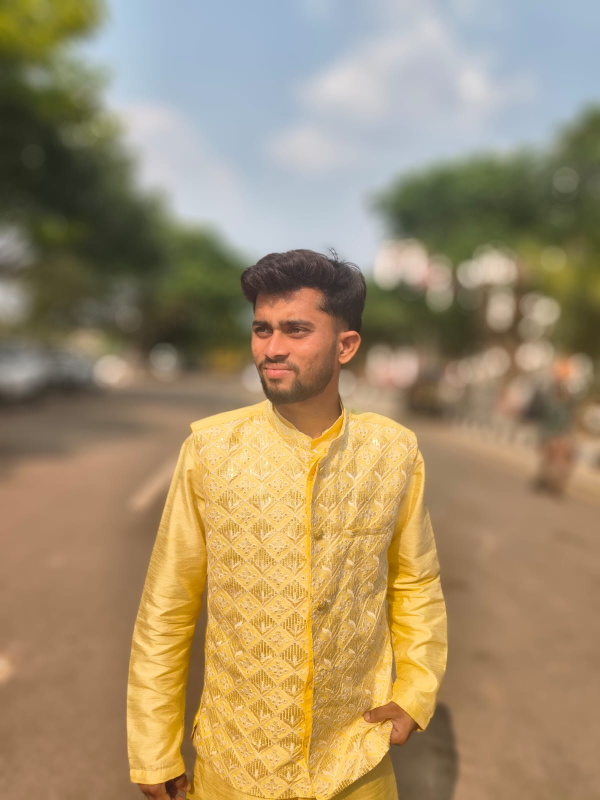
#> input picture backend-python/temp_images/036bd3a2-8179-4aa3-9076-00d788c27c74.jpg, 1200 x 1600 px (shown at 1/2 size)
$ python -i quality_validator.py   (imports and definitions only)   (older library calls are emulated)
#> lines starting #> are read from the running program, lines starting #| are printed output that depends on the picture; after the words box and inside, x2 and y2 are one past the last pixel; in counts of white or black regions, pixels touching at a corner belong together
#> further down, picture is the input picture: shape (1600, 1200, 3); mean B, G, R 109.4, 142.6, 162.3
"""Quality validation for virtual try-on results.
Validates body alignment, face presence, garment category boundary match,
and product similarity before accepting AI-generated try-on results."""

import cv2
import numpy as np
import mediapipe as mp
from mediapipe.tasks import python as mp_tasks
from mediapipe.tasks.python import vision
import os
from dataclasses import dataclass, field
from typing import List, Optional

MODEL_PATH = os.path.join(os.path.dirname(__file__), "..", "pose_landmarker.task")

@dataclass
class ValidationResult:
    """Result of quality validation on a try-on image."""
    is_acceptable: bool
    overall_score: float
    shoulder_score: float
    sleeve_score: float
    collar_score: float
    waist_score: float
    chest_score: float
    similarity_score: float
    bg_preservation_score: float
    texture_score: float
    lighting_score: float
    issues: List[str] = field(default_factory=list)

# [12 lines left out: function get_body_boundaries_at_y, not called in this run]

def get_skin_mask(img: np.ndarray) -> np.ndarray:
    """Generate a binary mask for skin regions including face, beard, and hands."""
    ycrcb = cv2.cvtColor(img, cv2.COLOR_BGR2YCrCb)
#> ycrcb: shape (1600, 1200, 3); mean of channels 0, 1, 2 144.7, 140.5, 108.1
    lower_ycrcb = np.array([0, 133, 77], dtype=np.uint8)
    upper_ycrcb = np.array([255, 173, 127], dtype=np.uint8)
    mask_ycrcb = cv2.inRange(ycrcb, lower_ycrcb, upper_ycrcb)
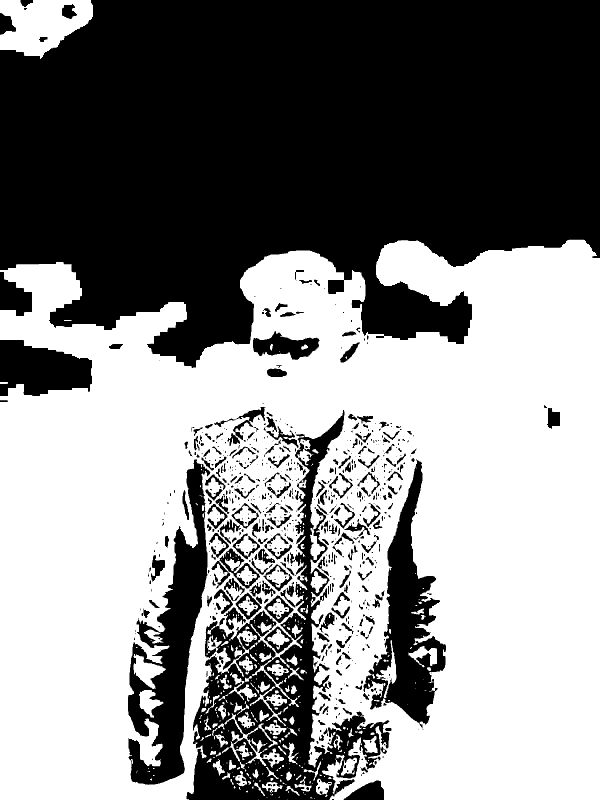
#> mask_ycrcb: shape (1600, 1200) (shown at 1/2 size); 53.2% white; 788 black regions (495 under 20 px), largest, box (x1, y1, x2, y2) and area: (0, 0, 1200, 736) 673999, (373, 820, 779, 1600) 80600, (256, 919, 421, 1570) 41312

    hsv = cv2.cvtColor(img, cv2.COLOR_BGR2HSV)
#> hsv: shape (1600, 1200, 3); mean H, S, V 37.8, 96.5, 168.3
    lower_hsv = np.array([0, 15, 30], dtype=np.uint8)
    upper_hsv = np.array([25, 170, 255], dtype=np.uint8)
    mask_hsv = cv2.inRange(hsv, lower_hsv, upper_hsv)
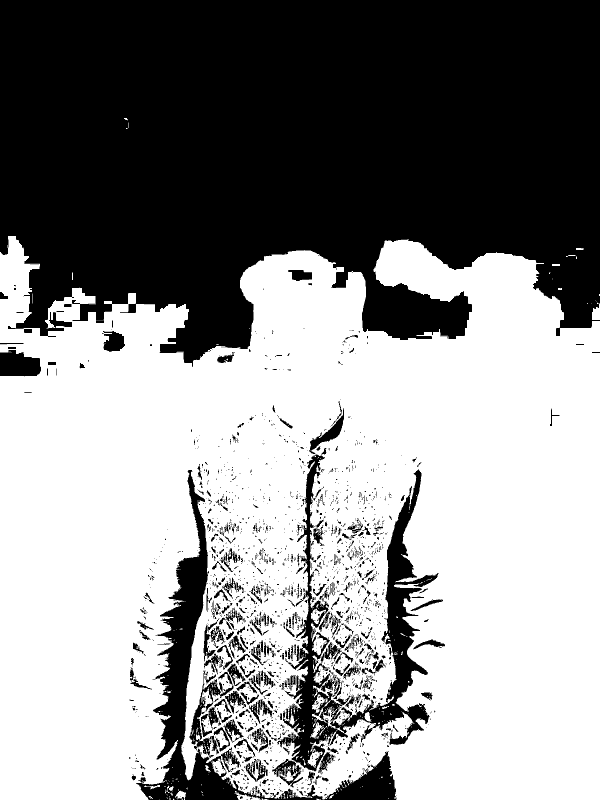
#> mask_hsv: shape (1600, 1200) (shown at 1/2 size); 56.2% white; 2280 black regions (1924 under 20 px), largest, box (x1, y1, x2, y2) and area: (0, 0, 1200, 734) 708022, (272, 940, 793, 1600) 41492, (554, 909, 877, 1543) 40864

    mask_dark = (hsv[:, :, 2] < 55) & (hsv[:, :, 1] < 60)
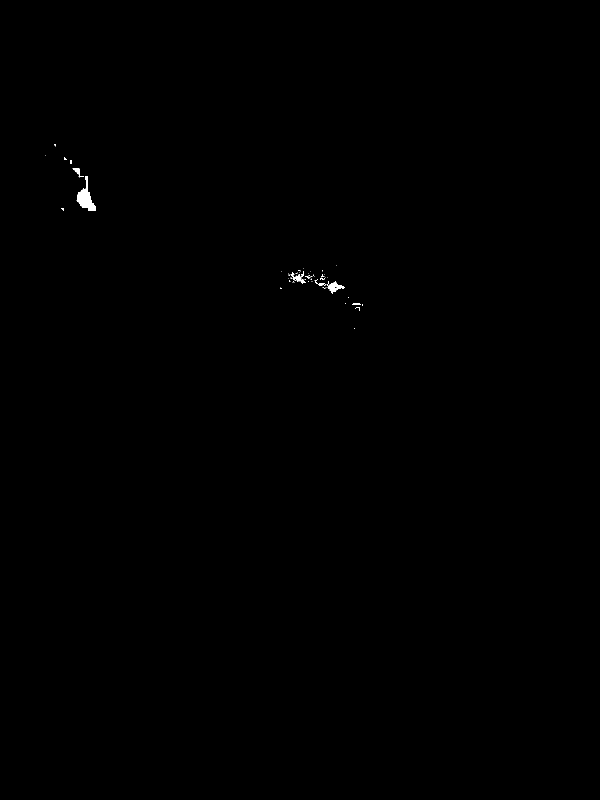
#> mask_dark: shape (1600, 1200) bool (shown at 1/2 size); 0.12% white; 55 white regions (43 under 20 px), largest, box (x1, y1, x2, y2) and area: (153, 352, 191, 422) 1103, (654, 562, 690, 588) 385, (583, 542, 611, 568) 235
    mask_dark = mask_dark.astype(np.uint8) * 255

    skin_mask = cv2.bitwise_and(mask_ycrcb, mask_hsv)
#> skin_mask: shape (1600, 1200); 49.4% white; 584 white regions (426 under 20 px), largest, box (x1, y1, x2, y2) and area: (0, 480, 1200, 1600) 909812, (644, 1475, 747, 1586) 2477, (0, 528, 80, 584) 2215
    skin_mask = cv2.bitwise_or(skin_mask, mask_dark)
#> skin_mask: shape (1600, 1200); 49.6% white; 597 white regions (434 under 20 px), largest, box (x1, y1, x2, y2) and area: (0, 480, 1200, 1600) 910560, (644, 1475, 747, 1586) 2477, (0, 528, 80, 584) 2215

    s = hsv[:, :, 1]
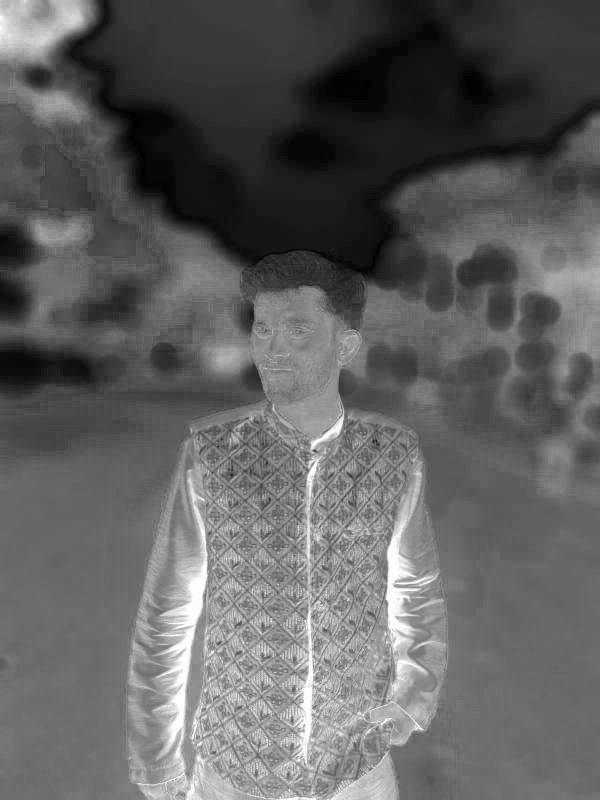
#> s: shape (1600, 1200) (shown at 1/2 size); min 0, max 255, mean 96.5
    v = hsv[:, :, 2]
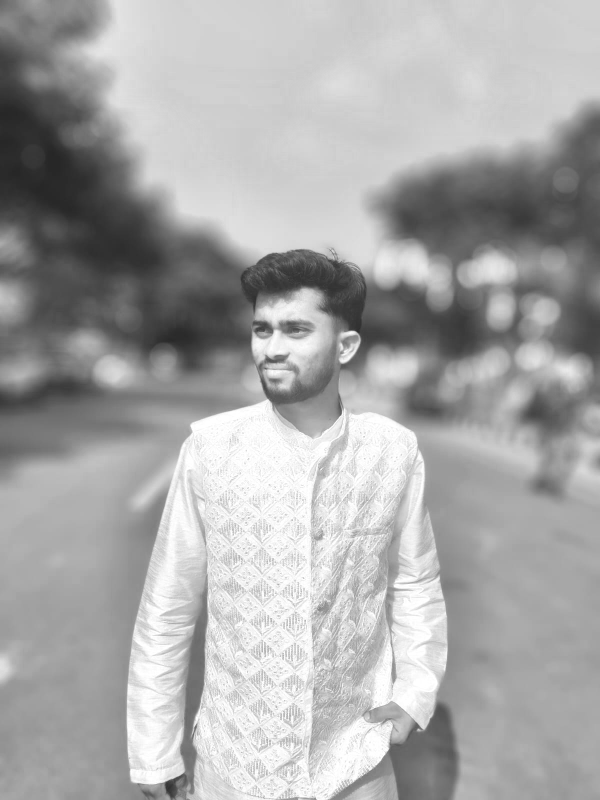
#> v: shape (1600, 1200) (shown at 1/2 size); min 37, max 255, mean 168.3
    clothing_mask = (s > 115) & (v > 35)
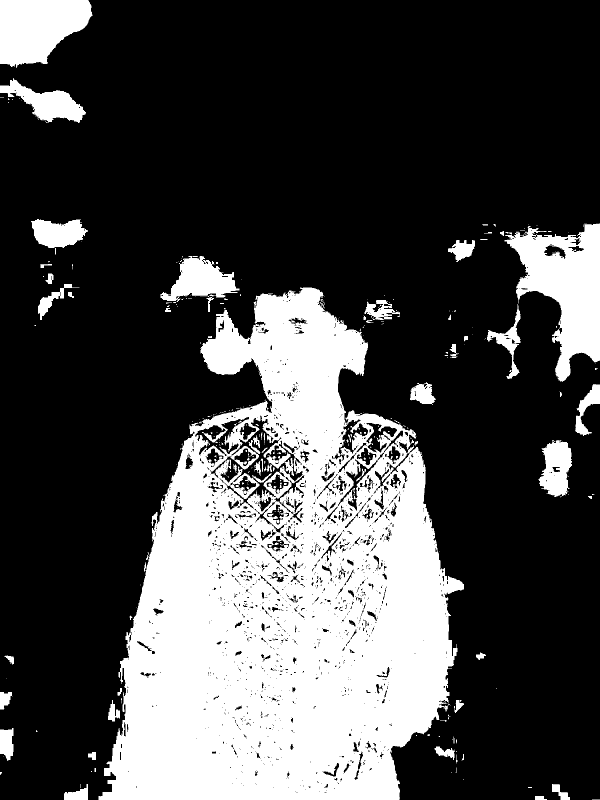
#> clothing_mask: shape (1600, 1200) bool (shown at 1/2 size); 28.4% white; 369 white regions (295 under 20 px), largest, box (x1, y1, x2, y2) and area: (197, 575, 928, 1600) 452260, (1009, 447, 1200, 764) 30817, (0, 0, 185, 136) 18516
    skin_mask[clothing_mask] = 0
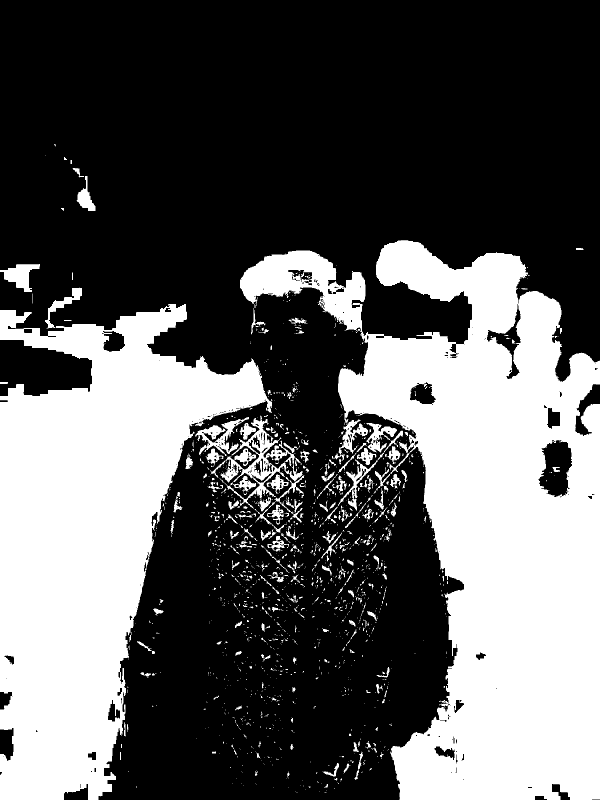
#> skin_mask: shape (1600, 1200) (shown at 1/2 size); 36.5% white; 1552 white regions (1303 under 20 px), largest, box (x1, y1, x2, y2) and area: (480, 480, 1200, 1600) 377855, (0, 608, 544, 1600) 278782, (422, 831, 605, 1017) 6757

    return skin_mask

# [54 lines left out: functions compute_ssim, compute_masked_ssim, not called in this run]

# [460 lines not run here, left out]

>>> import cv2
>>> picture = cv2.imread('../temp_images/036bd3a2-8179-4aa3-9076-00d788c27c74.jpg')
>>> result = get_skin_mask(picture)
